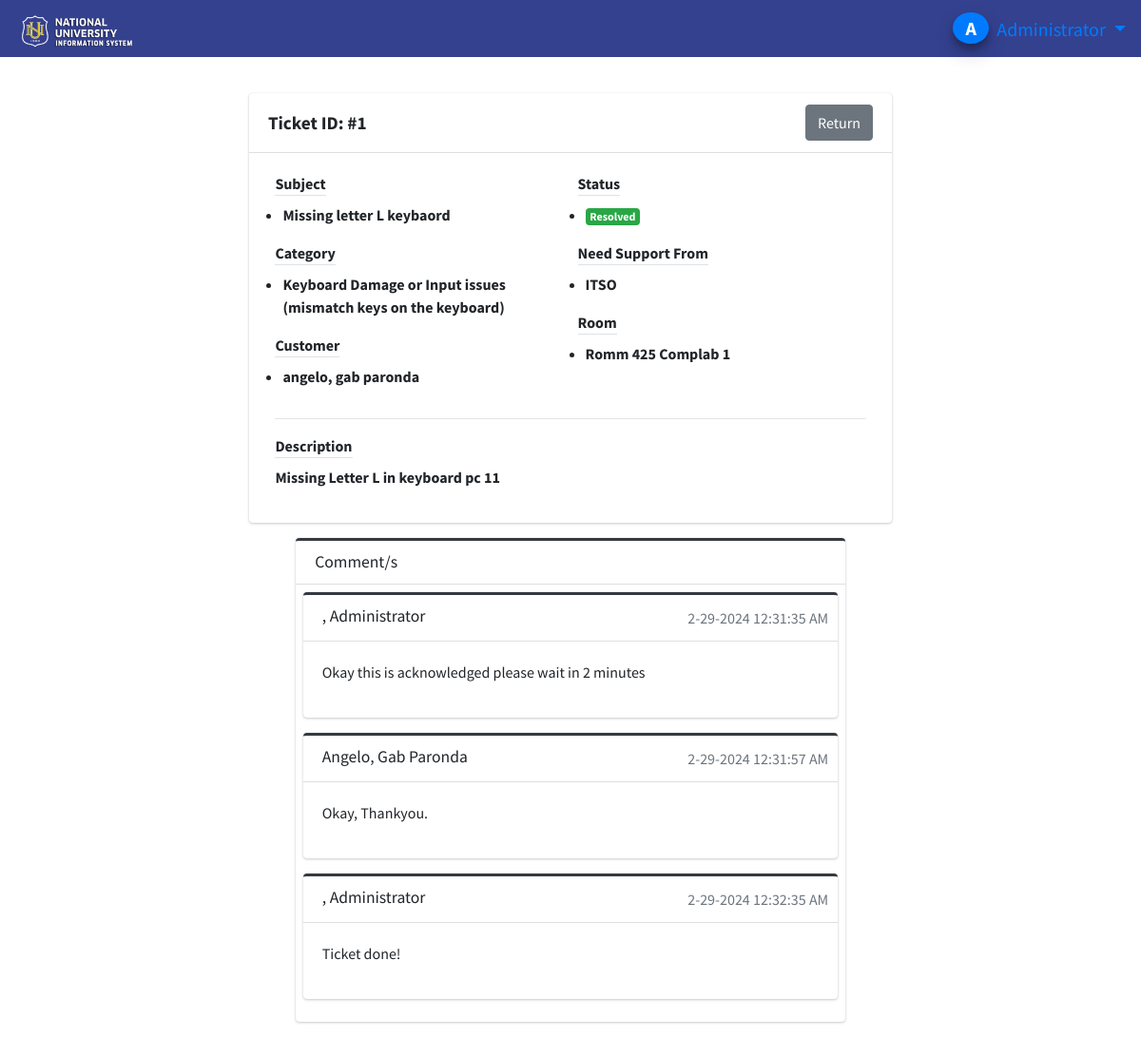
The page /index.php?page=view_ticket&id=1 (signed in) on the database its author committed.
### tables this page shows
CREATE TABLE `comments` (
  `id` int(30) NOT NULL,
  `user_id` int(30) NOT NULL,
  `user_type` tinyint(1) NOT NULL COMMENT '1= admin, 2= staff,3= customer',
  `ticket_id` int(30) NOT NULL,
  `comment` text NOT NULL,
  `date_created` datetime NOT NULL DEFAULT current_timestamp()
);

### view_ticket.php (the view, shortened to what this page needs)
<?php include 'db_connect.php'; ?>
<?php
if (isset($_GET['id'])) {
    $ticket_id = $_GET['id'];
} else {
    echo "Ticket ID not provided.";
    exit;
}
?>
<div class="col-lg-12">
    <div class="row">
        <div class="col-md-7 mx-auto">
            <div class="card card-outline">
                <div class="card-header ticket-header">
                    <span class="ticket-id">Ticket ID: #<?php echo isset($ticket_id) ? $ticket_id : 'N/A'; ?></span>
                    <div class="return-button">
                        <a href="index.php?page=homes">
                            <button type="button" class="btn btn-secondary">
                                <i class="bi bi-arrow-left-short"></i> Return
                            </button>
                        </a>
                    </div>
                </div>
                <div class="card-body">
                    <div class="container-fluid">
                        <div class="row">
                            <div class="col-md-6">
                                <label class="control-label border-bottom border-grey">Subject</label>
                                <p class="ml-2 d-list"><b><?php echo isset($subject) ? $subject : 'N/A'; ?></b></p>
                                <label class="control-label border-bottom border-grey">Category</label>
                                <p class="ml-2 d-list"><b><?php echo isset($category_name) ? $category_name : 'N/A'; ?></b></p>
                                <label class="control-label border-bottom border-grey">Customer</label>
                                <p class="ml-2 d-list"><b><?php echo isset($cname) ? $cname : 'N/A'; ?></b></p>
                            </div>
                            <div class="col-md-6">
                                <label class="control-label border-bottom border-grey">Status</label>
                                <p class="ml-2 d-list">
                                    <?php if ($status == 0): ?>
                                        <span class="badge badge-primary">Open</span>
                                    <?php elseif ($status == 1): ?>
                                        <span class="badge badge-info">Pending</span>
                                    <?php elseif ($status == 2): ?>
                                        <span class="badge badge-success">Resolved</span>
                                    <?php endif; ?>
                                </p>
                                <label class="control-label border-bottom border-grey">Need Support From</label>
                                <p class="ml-2 d-list"><b><?php echo isset($dname) ? $dname : 'N/A'; ?></b></p>
                                <label class="control-label border-bottom border-grey">Room</label>
                                <p class="ml-2 d-list"><b><?php echo isset($room) ? $room : 'N/A'; ?></b></p>
                            </div>
                        </div>
                        <hr class="border-grey">
                        <label class="control-label border-bottom border-grey">Description</label>
                        <div>
                            <b><?php echo isset($description) ? html_entity_decode($description) : 'No description available'; ?></b>
                        </div>
                    </div>
                </div>
            </div>
        </div>
        <div class="col-md-6 mx-auto">
            <div class="card card-outline card-dark">
                <div class="card-header">
                    <h3 class="card-title">Comment/s</h3>
                </div>
                <div class="card-body p-0 py-2">
                    <div class="container-fluid">
                        <?php
                        $comments = $conn->query("SELECT * FROM comments WHERE ticket_id = '$id' ORDER BY unix_timestamp(date_created) ASC");
                        while ($row = $comments->fetch_assoc()):
                            if ($row['user_type'] == 1) {
                                $uname = $conn->query("SELECT CONCAT(lastname, ', ', firstname, ' ', middlename) AS name FROM users WHERE id = {$row['user_id']}")->fetch_array()['name'];
                            } elseif ($row['user_type'] == 2) {
                                $uname = $conn->query("SELECT CONCAT(lastname, ', ', firstname, ' ', middlename) AS name FROM staff WHERE id = {$row['user_id']}")->fetch_array()['name'];
                            } elseif ($row['user_type'] == 3) {
                                $uname = $conn->query("SELECT CONCAT(lastname, ', ', firstname, ' ', middlename) AS name FROM customers WHERE id = {$row['user_id']}")->fetch_array()['name'];
                            }
                        ?>
                        <div class="card card-outline card-dark">
                            <div class="card-header">
                                <h5 class="card-title"><?php echo ucwords($uname); ?></h5>
                                <div class="card-tools">
                                    <span class="text-muted"><?php echo date("n-j-Y h:i:s A", strtotime($row['date_created'])); ?></span>
                                </div>
                            </div>
                            <div class="card-body">
                                <div>
                                    <?php echo html_entity_decode($row['comment']); ?>
                                </div>
                            </div>
                        </div>
                        <?php endwhile; ?>
                    </div>
                </div>
            </div>
        </div>
    </div>
</div>

### view_ticket.php (style rules this page uses)
.d-list { display: list-item; }
.ticket-header { display: flex; justify-content: space-between; align-items: center; }
.ticket-id { font-weight: bold; font-size: 1.2rem; }
.return-button { margin-left: auto; }

### rows shown on the page
comments: uname ", Administrator", date_created "2-29-2024 12:31:35 AM", comment "Okay this is acknowledged please wait in 2 minutes"
comments: uname "Angelo, Gab Paronda", date_created "2-29-2024 12:31:57 AM", comment "Okay, Thankyou."
comments: uname ", Administrator", date_created "2-29-2024 12:32:35 AM", comment "Ticket done!"

### other values the page prints
$_SESSION['login_firstname'].' '.$_SESSION['login_lastname'] "Administrator"
$ticket_id "1"
$subject "Missing letter L keybaord"
$category_name "Keyboard Damage or Input issues (mismatch keys on the keyboard)"
$cname "angelo, gab paronda"
$dname "ITSO"
$room "Romm 425 Complab 1"
html_entity_decode($description) "Missing Letter L in keyboard pc 11"
